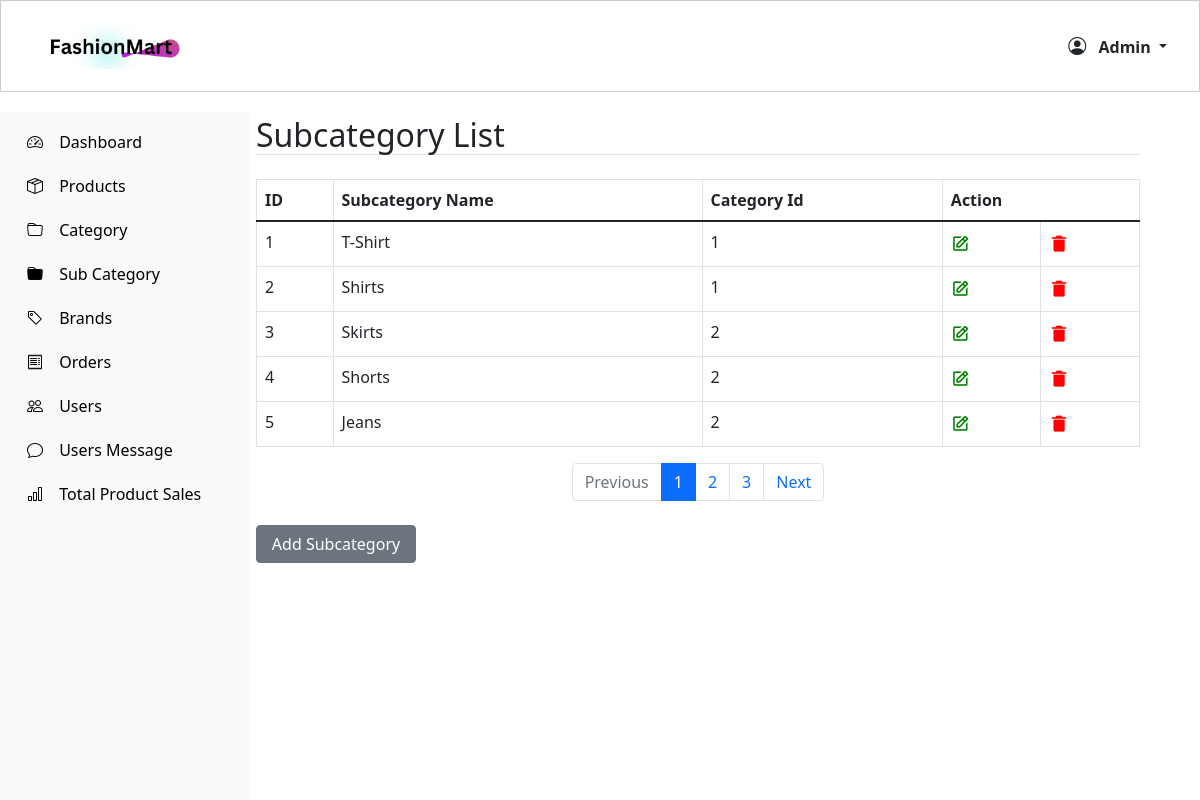
The page /adminDashboard/sub-category/ on the database its author committed.
### myeSite/models.py (models this page shows, shortened)
class Subcategory(models.Model):
    name = models.CharField(max_length=255)
    category = models.ForeignKey(Category, related_name='subcategories', on_delete=models.CASCADE)

class Category(models.Model):
    name = models.CharField(max_length=255)

### myeSite/views.py (the view)
# urls.py: path('adminDashboard/sub-category/', views.subCategory_list_view, name='subcategory'),
def subCategory_list_view(request):
    subcategories = Subcategory.objects.all()
    paginator = Paginator(subcategories, 5)  # This will not work
    page_number = request.GET.get('page')
    page_obj = paginator.get_page(page_number)
    context = {
        'page_obj': page_obj,
    }
    return render(request, 'myeSite/admin/subCategory.html', context)

### myeSite/context_processors.py (called while the page is built)
def categories_processor(request):
    categories = Category.objects.all().prefetch_related('subcategories')
    return {'categories': categories}

def wishlist_item_count(request):
    if request.user.is_authenticated:
        wishlist_item_count = Wishlist.objects.filter(user=request.user).count()
    else:
        wishlist_item_count = 0
    return {'wishlist_item_count': wishlist_item_count}

### myeSite/templates/myeSite/admin/subCategory.html (shortened to what this page needs)
{% extends "myeSite/admin/base.html" %}
{% load static %}
{% block content %}
<div class="container mt-4">
    <h2 class="text-start mb-4 border-bottom">Subcategory List</h2>
    <table class="table table-bordered">
        <thead>
            <tr>
                <th>ID</th>
                <th>Subcategory Name</th>
                <th>Category Id</th>
                <th colspan="2">Action</th>
            </tr>
        </thead>
        <tbody>
            {% for subcategory in page_obj %}
            <tr>
                <td>{{ subcategory.id }}</td>
                <td>{{ subcategory.name }}</td>
                <td>{{ subcategory.category.id }}</td>
                <td>
                    <a href="javascript:void(0)"
                       class="edit-subcategory"
                       data-id="{{ subcategory.id }}"
                       data-name="{{ subcategory.name }}"
                       data-category="{{ subcategory.category.id }}"
                       data-bs-toggle="modal"
                       data-bs-target="#subcategoryModal">
                        <i class='bx bx-edit' style="color:green; margin-right:5px; font-size:1.2rem;"></i>
                    </a>
                </td>
                <td>
                    <a href="{% url 'subcategory_delete' subcategory.id %}?page={{page_obj.number}}" style="display:inline;"><i class='bx bxs-trash-alt' style="color:red; margin-right:5px; font-size:1.2rem;"></i></a>
                </td>
            </tr>
            {% empty %}
            <tr>
                <td colspan="3">No subcategories found.</td>
            </tr>
            {% endfor %}
        </tbody>
    </table>
      <nav aria-label="Page navigation">
        <ul class="pagination justify-content-center">
            {% if page_obj.has_previous %}
                <li class="page-item">
                    <a class="page-link" href="?page={{ page_obj.previous_page_number }}">Previous</a>
                </li>
            {% else %}
                <li class="page-item disabled">
                    <a class="page-link">Previous</a>
                </li>
            {% endif %}
            {% for num in page_obj.paginator.page_range %}
                {% if page_obj.number == num %}
                    <li class="page-item active"><a class="page-link" href="?page={{ num }}">{{ num }}</a></li>
                {% else %}
                    <li class="page-item"><a class="page-link" href="?page={{ num }}">{{ num }}</a></li>
                {% endif %}
            {% endfor %}
            {% if page_obj.has_next %}
                <li class="page-item">
                    <a class="page-link" href="?page={{ page_obj.next_page_number }}">Next</a>
                </li>
            {% else %}
                <li class="page-item disabled">
                    <a class="page-link">Next</a>
                </li>
            {% endif %}
        </ul>
    </nav>
    <button type="button" class="btn btn-secondary mt-2" id="addSubcategoryBtn" data-bs-toggle="modal" data-bs-target="#subcategoryModal" style="width: 10rem;">
        Add Subcategory
    </button>
</div>
{% endblock %}

### myeSite/static/myeSite/css/style.css (style rules this page uses)
* { margin: 0; padding: 0; box-sizing: border-box; scroll-behavior: smooth; }
html, body { height: 100%; width: 100%; }
.disabled { color: gray; pointer-events: none; cursor: not-allowed; }
.active, .dot:hover { background-color: #717171; }
.container { height: 100%; width: 100%; }
button { width: 7rem; padding: 10px; border: none; border-radius: 5px; }
.container { margin-top: 2rem; }
.sortby h6, i { padding-right: 4px; margin-top: 4px; }

### rows shown on the page
Subcategory: id "1", name "T-Shirt", category.id "1"
Subcategory: id "2", name "Shirts", category.id "1"
Subcategory: id "3", name "Skirts", category.id "2"
Subcategory: id "4", name "Shorts", category.id "2"
Subcategory: id "5", name "Jeans", category.id "2"

### other values the page prints
{{ num }} "1"
{{ num }} "2" "3"
